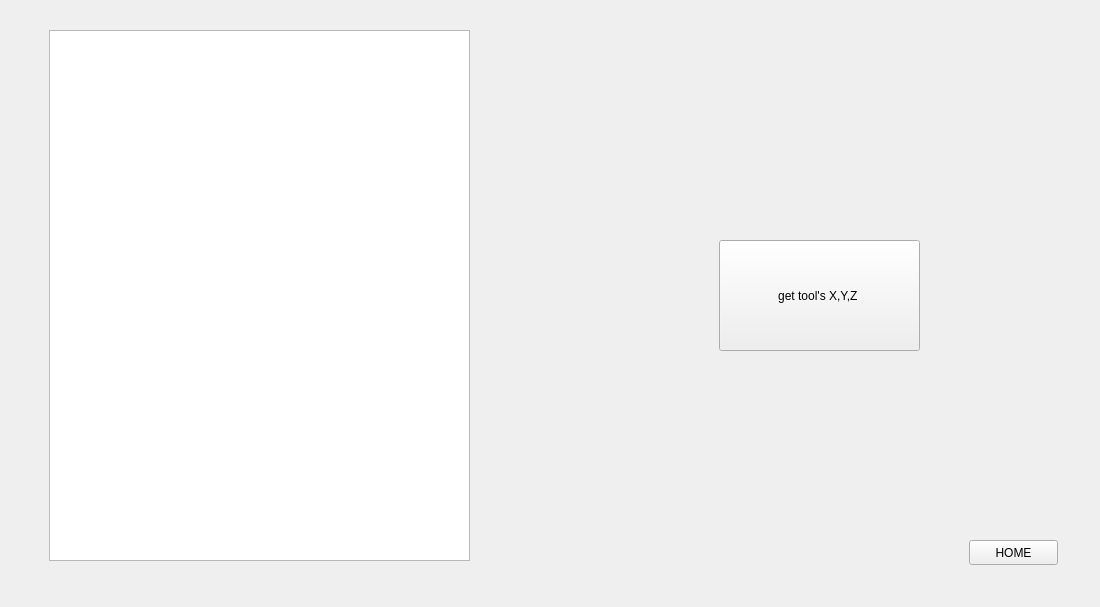
<?xml version="1.0" encoding="UTF-8"?>
<ui version="4.0">
 <class>campus_pj</class>
 <widget class="QWidget" name="campus_pj">
  <property name="geometry">
   <rect>
    <x>0</x>
    <y>0</y>
    <width>1100</width>
    <height>607</height>
   </rect>
  </property>
  <property name="windowTitle">
   <string>Form</string>
  </property>
  <widget class="QStackedWidget" name="stackedWidget">
   <property name="geometry">
    <rect>
     <x>9</x>
     <y>10</y>
     <width>1081</width>
     <height>591</height>
    </rect>
   </property>
   <property name="currentIndex">
    <number>2</number>
   </property>
   <widget class="QWidget" name="widget_home">
    <widget class="QPushButton" name="pushButton_calibration">
     <property name="geometry">
      <rect>
       <x>70</x>
       <y>180</y>
       <width>251</width>
       <height>231</height>
      </rect>
     </property>
     <property name="text">
      <string>Calibration</string>
     </property>
    </widget>
    <widget class="QPushButton" name="pushButton_start_process">
     <property name="geometry">
      <rect>
       <x>750</x>
       <y>180</y>
       <width>251</width>
       <height>231</height>
      </rect>
     </property>
     <property name="text">
      <string>Start Process</string>
     </property>
    </widget>
    <widget class="QPushButton" name="pushButton_currentPosx">
     <property name="geometry">
      <rect>
       <x>410</x>
       <y>180</y>
       <width>251</width>
       <height>231</height>
      </rect>
     </property>
     <property name="text">
      <string>Get current posx by tool</string>
     </property>
    </widget>
   </widget>
   <widget class="QWidget" name="widget_handeye_calibration">
    <widget class="QPushButton" name="pushButton_haneye_calibration_calculate">
     <property name="geometry">
      <rect>
       <x>500</x>
       <y>530</y>
       <width>151</width>
       <height>25</height>
      </rect>
     </property>
     <property name="text">
      <string>Calculate C2T</string>
     </property>
    </widget>
    <widget class="QLabel" name="label_handeye_pic">
     <property name="geometry">
      <rect>
       <x>10</x>
       <y>40</y>
       <width>641</width>
       <height>381</height>
      </rect>
     </property>
     <property name="autoFillBackground">
      <bool>true</bool>
     </property>
     <property name="frameShape">
      <enum>QFrame::Box</enum>
     </property>
     <property name="lineWidth">
      <number>2</number>
     </property>
     <property name="text">
      <string/>
     </property>
    </widget>
    <widget class="QLabel" name="label_7">
     <property name="geometry">
      <rect>
       <x>270</x>
       <y>10</y>
       <width>121</width>
       <height>17</height>
      </rect>
     </property>
     <property name="text">
      <string>Calibration Image</string>
     </property>
    </widget>
    <widget class="QListWidget" name="listWidget_haneye_calibration_b2t">
     <property name="geometry">
      <rect>
       <x>970</x>
       <y>40</y>
       <width>111</width>
       <height>541</height>
      </rect>
     </property>
    </widget>
    <widget class="QPushButton" name="pushButton_haneye_calibration_getmatch">
     <property name="geometry">
      <rect>
       <x>500</x>
       <y>500</y>
       <width>151</width>
       <height>25</height>
      </rect>
     </property>
     <property name="text">
      <string>Get Match</string>
     </property>
    </widget>
    <widget class="QPushButton" name="pushButton_haneye_calibration_findchess">
     <property name="geometry">
      <rect>
       <x>500</x>
       <y>470</y>
       <width>151</width>
       <height>25</height>
      </rect>
     </property>
     <property name="text">
      <string>Find Chessboard</string>
     </property>
    </widget>
    <widget class="QListWidget" name="listWidget_haneye_calibration_t2c">
     <property name="geometry">
      <rect>
       <x>850</x>
       <y>40</y>
       <width>111</width>
       <height>541</height>
      </rect>
     </property>
    </widget>
    <widget class="QLabel" name="label_10">
     <property name="geometry">
      <rect>
       <x>1010</x>
       <y>10</y>
       <width>31</width>
       <height>17</height>
      </rect>
     </property>
     <property name="text">
      <string>B2T</string>
     </property>
    </widget>
    <widget class="QLabel" name="label_8">
     <property name="geometry">
      <rect>
       <x>740</x>
       <y>10</y>
       <width>31</width>
       <height>17</height>
      </rect>
     </property>
     <property name="text">
      <string>Log</string>
     </property>
    </widget>
    <widget class="QLabel" name="label_9">
     <property name="geometry">
      <rect>
       <x>890</x>
       <y>10</y>
       <width>31</width>
       <height>17</height>
      </rect>
     </property>
     <property name="text">
      <string>T2C</string>
     </property>
    </widget>
    <widget class="QPushButton" name="pushButton_haneye_calibration_home">
     <property name="geometry">
      <rect>
       <x>500</x>
       <y>560</y>
       <width>151</width>
       <height>25</height>
      </rect>
     </property>
     <property name="text">
      <string>HOME</string>
     </property>
    </widget>
    <widget class="QTextEdit" name="textEdit_haneye_calibration_log">
     <property name="geometry">
      <rect>
       <x>660</x>
       <y>40</y>
       <width>181</width>
       <height>541</height>
      </rect>
     </property>
     <property name="font">
      <font>
       <pointsize>8</pointsize>
      </font>
     </property>
    </widget>
    <widget class="QPushButton" name="pushButton_haneye_calibration_showimage">
     <property name="geometry">
      <rect>
       <x>500</x>
       <y>430</y>
       <width>151</width>
       <height>25</height>
      </rect>
     </property>
     <property name="text">
      <string>Show Image</string>
     </property>
    </widget>
   </widget>
   <widget class="QWidget" name="widtet_currentPosx">
    <widget class="QPushButton" name="pushButton_currentPosx_get">
     <property name="geometry">
      <rect>
       <x>710</x>
       <y>230</y>
       <width>201</width>
       <height>111</height>
      </rect>
     </property>
     <property name="text">
      <string>get tool's X,Y,Z </string>
     </property>
    </widget>
    <widget class="QTextEdit" name="textEdit_currentPosx_log">
     <property name="geometry">
      <rect>
       <x>40</x>
       <y>20</y>
       <width>421</width>
       <height>531</height>
      </rect>
     </property>
    </widget>
    <widget class="QPushButton" name="pushButton_currentPosx_home">
     <property name="geometry">
      <rect>
       <x>960</x>
       <y>530</y>
       <width>89</width>
       <height>25</height>
      </rect>
     </property>
     <property name="text">
      <string>HOME</string>
     </property>
    </widget>
   </widget>
   <widget class="QWidget" name="widget_process">
    <widget class="QTextEdit" name="textEdit_process_log">
     <property name="geometry">
      <rect>
       <x>660</x>
       <y>30</y>
       <width>421</width>
       <height>261</height>
      </rect>
     </property>
    </widget>
    <widget class="QPushButton" name="pushButton_process_start">
     <property name="geometry">
      <rect>
       <x>560</x>
       <y>400</y>
       <width>91</width>
       <height>31</height>
      </rect>
     </property>
     <property name="text">
      <string>start</string>
     </property>
    </widget>
    <widget class="QPushButton" name="pushButton_process_start_plat">
     <property name="geometry">
      <rect>
       <x>560</x>
       <y>450</y>
       <width>91</width>
       <height>31</height>
      </rect>
     </property>
     <property name="text">
      <string>start_plat</string>
     </property>
    </widget>
    <widget class="QLabel" name="label_process_image_raw">
     <property name="geometry">
      <rect>
       <x>10</x>
       <y>30</y>
       <width>640</width>
       <height>360</height>
      </rect>
     </property>
     <property name="autoFillBackground">
      <bool>true</bool>
     </property>
     <property name="frameShape">
      <enum>QFrame::Box</enum>
     </property>
     <property name="lineWidth">
      <number>2</number>
     </property>
     <property name="text">
      <string/>
     </property>
    </widget>
    <widget class="QTextEdit" name="textEdit_log">
     <property name="geometry">
      <rect>
       <x>660</x>
       <y>310</y>
       <width>421</width>
       <height>261</height>
      </rect>
     </property>
    </widget>
    <widget class="QPushButton" name="pushButton_widget_process_home">
     <property name="geometry">
      <rect>
       <x>560</x>
       <y>540</y>
       <width>89</width>
       <height>25</height>
      </rect>
     </property>
     <property name="text">
      <string>HOME</string>
     </property>
    </widget>
   </widget>
  </widget>
 </widget>
 <resources/>
 <connections/>
</ui>
